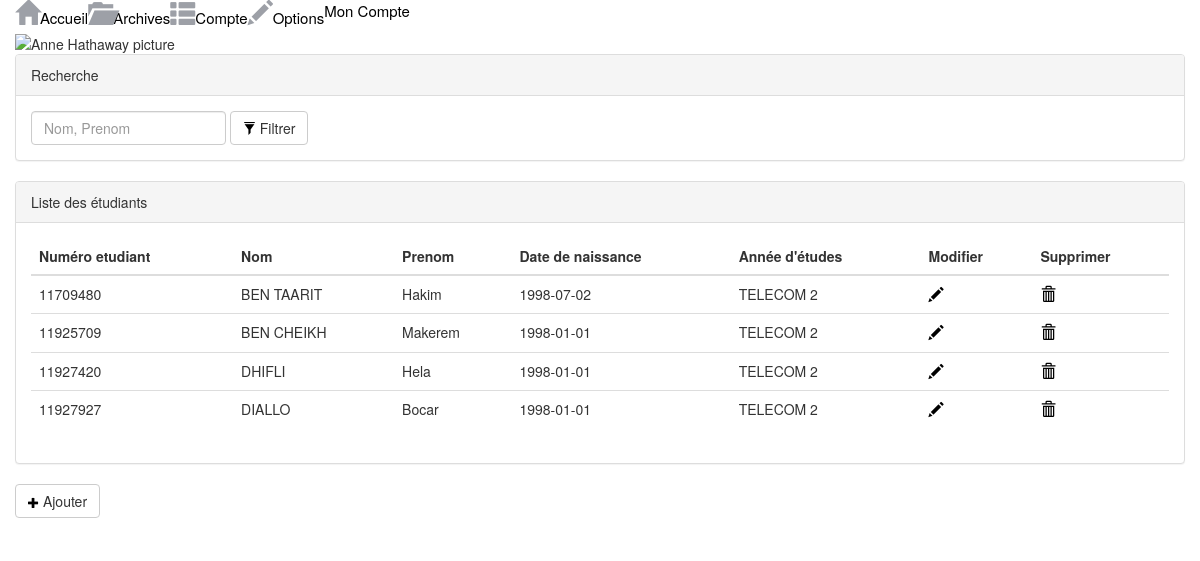
/pages/Etudiants.php, run on the app's committed database.
### tables this page shows
CREATE TABLE ETUDIANT (
    NumEtudiant INT NOT NULL,
    Nom TEXT NOT NULL,
    Prenom TEXT NOT NULL,
    DateNaissance DATE NOT NULL,
    AnneeEtude TEXT NOT NULL,
    CONSTRAINT pk2 PRIMARY KEY (NumEtudiant)
);

### pages/Etudiants.php (the view, shortened to what this page needs)
<?php
    try {
        $maBase= new PDO("mysql:host=localhost;dbname=APPLIETUDIANT","root", "");
    }catch (Exception $e){
        die('Impossible de se connecter à la base ' . $e->getMessage());
    }
    $req = "select * from ETUDIANT";
    $etudiants = $maBase->query($req);
?>
<!DOCTYPE html>
<html lang="fr">
    <head>
        <link rel="stylesheet" type="text/css" href="../css/bootstrap.min.css">
    </head>
    <body>
        <?php include("menu.php"); ?>
        <div class="container-fluid">
            <div class="panel panel-default">
                <div class="panel-heading"> Recherche </div>
                <div class="panel-body">
                    <form method="post" action="Etudiants.php" class="form-inline">
                        <div class="form-group">
                            <input type="text" class="form-control" placeholder="Nom, Prenom">
                        </div>
                            <button type="submit" class=" btn btn-default">
                                <span class="glyphicon glyphicon-filter" style="font-size:13px; "></span> Filtrer
                            </button>
                    </form>
                </div>
            </div>
            <div class="panel panel-default">
                <div class="panel-heading"> Liste des étudiants</div>
                <div class="panel-body">
                    <table class="table table-hover">
                        <thead>
                            <tr>
                                <th> Numéro etudiant </th>
                                <th> Nom </th>
                                <th> Prenom </th>
                                <th> Date de naissance </th>
                                <th> Année d'études </th>
                                <th> Modifier</th>
                                <th> Supprimer</th>
                            </tr>
                        </thead>
                        <tbody>
                                <?php while ($tabEtudiants=$etudiants->fetch()){ ?>
                                    <tr>
                                        <td><?php echo $tabEtudiants['NumEtudiant'] ?> </td>
                                        <td><?php echo $tabEtudiants['Nom'] ?> </td>
                                        <td><?php echo $tabEtudiants['Prenom'] ?> </td>
                                        <td><?php echo $tabEtudiants['DateNaissance'] ?> </td>
                                        <td><?php echo $tabEtudiants['AnneeEtude'] ?> </td>
                                        <td><a href="ModifierEtudiant.php">
                                                <span class="glyphicon glyphicon-pencil" style="font-size:15px;"></span>
                                            </a>
                                        </td>
                                        <td>
                                            <a onclick='return confirm ("Confirmez-vous la suppression ?")'
                                               href="SupprimerEtudiant.php">
                                                <span class="glyphicon glyphicon-trash" style="font-size:15px;" ></span>
                                            </a>
                                        </td>
                                    </tr>
                                 <?php }?>
                        </tbody>
                    </table>
                </div>
            </div>
            <div class="form-group">
                <a class="btn btn-default" href="Form_etudiant.php" role="button">
                     <span class="glyphicon glyphicon-plus" style="font-size:11px;"></span> Ajouter
                </a>
            </div>
        </div>
    </body>
</html>

### pages/menu.php
<link rel="stylesheet" href="../css/menu.css">
<div class="container-fluid">
    <header class="block">
      <ul class="header-menu horizontal-list">
        <li>
          <a class="header-menu-tab" href="index.php"><span class="glyphicon glyphicon-home scnd-font-color"></span>Accueil</a>
        </li>
        <li>
          <a class="header-menu-tab" href="Archives.php"><span class="glyphicon glyphicon-folder-open scnd-font-color"></span>Archives</a>
        </li>
        <li>
          <a class="header-menu-tab" href="Compte.php"><span class="glyphicon glyphicon-th-list scnd-font-color"></span>Compte</a>
        </li>
        <li>
          <a class="header-menu-tab" href="Options.php"><span class="glyphicon glyphicon-pencil scnd-font-color"></span>Options</a>
        </li>
      </ul>
      <div class="profile-menu">
        <p>Mon Compte <a href="#26"><span class="entypo-down-open scnd-font-color"></span></a></p>
        <div class="profile-picture small-profile-picture">
          <img width="40px" alt="Anne Hathaway picture" src="https://thumbs.dreamstime.com/b/ligne-ic-ne-illustration-de-compte-utilisateur-de-logo-de-personne-d-ensemble-90234649.jpg">
        </div>
      </div>
    </header>
</div>

### css/menu.css (style rules this page uses)
body { background: none; }
ul { list-style-type: none; margin: 0; padding-left: 0; }
p { font-size: 15px; }
a { text-decoration: none; font-size: 15px; }
p, a, span { color: black; }
.scnd-font-color { color: #9DA0A7; }
.horizontal-list { margin: 0; padding: 0; list-style-type: none; }
.horizontal-list li { float: left; }
.glyphicon { font-size: 25px; }

### data on the page
etudiant: NumEtudiant "11709480", Nom "BEN TAARIT", Prenom "Hakim", DateNaissance "1998-07-02", AnneeEtude "TELECOM 2"
etudiant: NumEtudiant "11925709", Nom "BEN CHEIKH", Prenom "Makerem", DateNaissance "1998-01-01", AnneeEtude "TELECOM 2"
etudiant: NumEtudiant "11927420", Nom "DHIFLI", Prenom "Hela", DateNaissance "1998-01-01", AnneeEtude "TELECOM 2"
etudiant: NumEtudiant "11927927", Nom "DIALLO", Prenom "Bocar", DateNaissance "1998-01-01", AnneeEtude "TELECOM 2"
